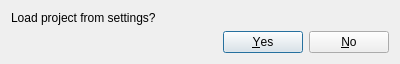
<?xml version="1.0" encoding="UTF-8"?>
<ui version="4.0">
 <class>loadCurrentProjectWizard</class>
 <widget class="QDialog" name="loadCurrentProjectWizard">
  <property name="geometry">
   <rect>
    <x>0</x>
    <y>0</y>
    <width>400</width>
    <height>60</height>
   </rect>
  </property>
  <property name="windowTitle">
   <string>Dialog</string>
  </property>
  <layout class="QVBoxLayout" name="verticalLayout">
   <item>
    <widget class="QLabel" name="load_project_label">
     <property name="text">
      <string>Load project from settings?</string>
     </property>
    </widget>
   </item>
   <item>
    <widget class="QDialogButtonBox" name="buttonBox">
     <property name="orientation">
      <enum>Qt::Horizontal</enum>
     </property>
     <property name="standardButtons">
      <set>QDialogButtonBox::No|QDialogButtonBox::Yes</set>
     </property>
    </widget>
   </item>
  </layout>
 </widget>
 <resources/>
 <connections>
  <connection>
   <sender>buttonBox</sender>
   <signal>accepted()</signal>
   <receiver>loadCurrentProjectWizard</receiver>
   <slot>accept()</slot>
   <hints>
    <hint type="sourcelabel">
     <x>248</x>
     <y>254</y>
    </hint>
    <hint type="destinationlabel">
     <x>157</x>
     <y>274</y>
    </hint>
   </hints>
  </connection>
  <connection>
   <sender>buttonBox</sender>
   <signal>rejected()</signal>
   <receiver>loadCurrentProjectWizard</receiver>
   <slot>reject()</slot>
   <hints>
    <hint type="sourcelabel">
     <x>316</x>
     <y>260</y>
    </hint>
    <hint type="destinationlabel">
     <x>286</x>
     <y>274</y>
    </hint>
   </hints>
  </connection>
 </connections>
</ui>
